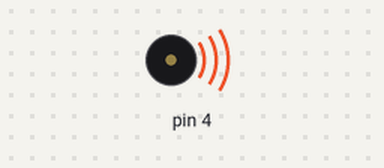
The sketch below on a simulated Arduino Uno, built with avr-gcc and run on an emulated ATmega328P. Parts: buzzer (waves = sounding).

Above: at 0.05 s.
At 2.75 s:
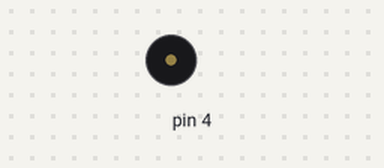
Timing chart, 0 to 3.0 s (numbered marks = the images above):
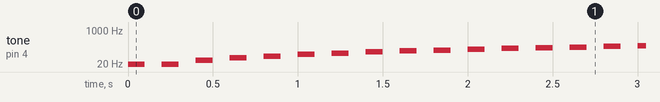

The sketch:

BeeperTest.ino
```cpp
int tn = 0;

void setup() {
  // put your setup code here, to run once:
  pinMode(4, OUTPUT);
}

void loop() {
  tn = tn+10;

  tone(4,tn);
  delay(100);
  noTone(4);
  delay(100);

  if (tn>520)
  {
    tn = 0;
  }
}
```

Measured:
- by itself, tone on pin 4: plays 10 Hz for 0.10 s, 20 Hz for 0.10 s, 30 Hz for 0.10 s, 40 Hz for 0.10 s, 50 Hz for 0.10 s, 60 Hz for 0.10 s … (650 notes in this stretch)
